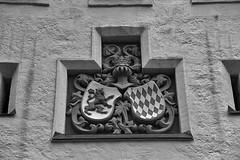
%> input picture Lecciones/Leccion21 01-07-2020/imagen10.jpg, 240 x 160 px
$ octave ejemplo2.m   (GNU Octave 9; MATLAB toolbox functions it lacks are replaced by stand-ins)
%> lines starting %> are read from the running program, lines starting %| are printed output that depends on the picture
% Ejemplo de erosion en una imagen a escala de grises
clc; clear; close all;
pkg load image;
A = imread('imagen10.jpg');
%> A is the input picture: size 160x240 uint8; min 0, max 255, mean 122.9
subplot(1,2,1);
imshow(A);
title('Imagen original');

% Se utilizara un elemento estructurado de dimensiones 3x3
[m,n] = size(A);
%> m = 160; n = 240
C = uint8(zeros(m,n));
% Tarea: Calcular la erosion de los bordes
C(1,:) = A(1,:); C(m,:) = A(m,:);
%> after `C(1,:) = A(1,:)`:
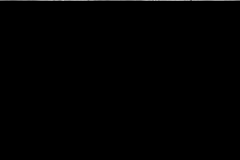
%> C: size 160x240 uint8; min 0, max 180, mean 0.8
C(:,1) = A(:,1); C(:,n) = A(:,n);
%> after `C(:,n) = A(:,n)`:
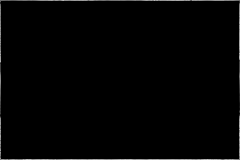
%> C: size 160x240 uint8; min 0, max 195, mean 2.7

for i = 2:m-1
  for j = 2:n-1
    Aux = A(i-1:i+1,j-1:j+1);
    v = Aux(:);
    C(i,j) = min(v);
  endfor
endfor
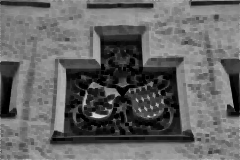
%> C: size 160x240 uint8; min 0, max 221, mean 100.3

subplot(1,2,2);
imshow(C);
title('Erosion')

$ run again, with Lecciones/Leccion21 01-07-2020/imagen11.jpg copied over Lecciones/Leccion21 01-07-2020/imagen10.jpg
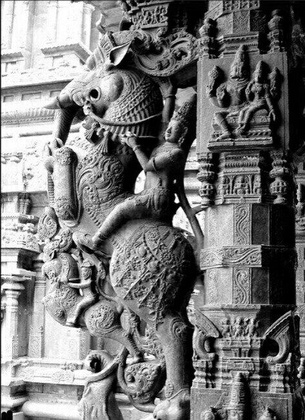
%> input picture Lecciones/Leccion21 01-07-2020/imagen11.jpg, 305 x 420 px, shrunk from 473 x 652 before the run
%> A is the input picture: size 420x305 uint8; min 0, max 255, mean 120.1
%> `C(:,n) = A(:,n)`:
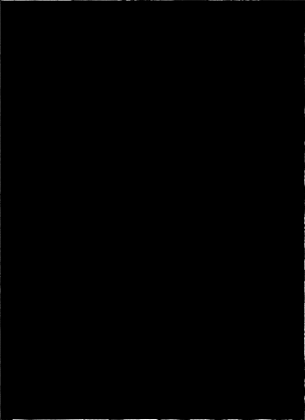
%> C: size 420x305 uint8; min 0, max 253, mean 0.7
%> after the loop `for i = 2:m-1`:
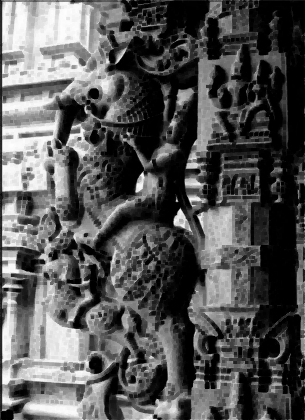
%> C: size 420x305 uint8; min 0, max 254, mean 86.3
